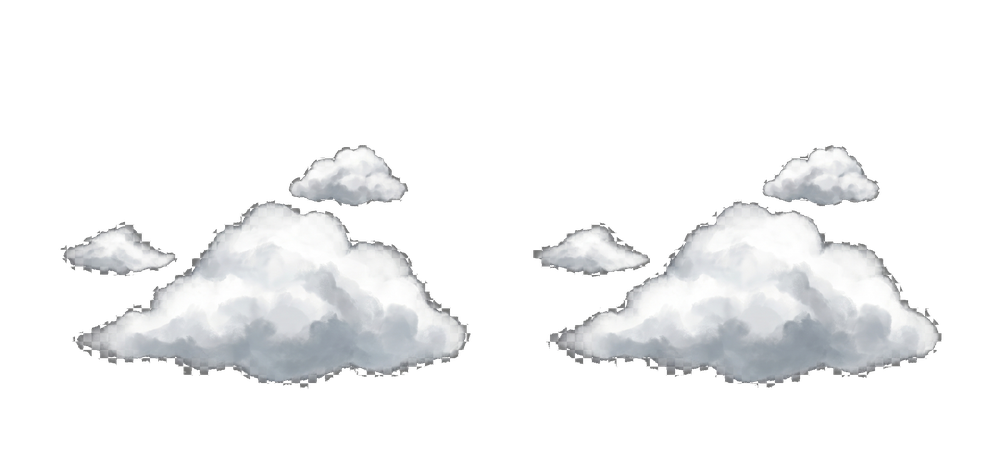
#> input picture tools/_backups/claud_clean.png, 1000 x 464 px, shrunk from 2816 x 1306 before the run, found by its file name
$ python crop_cloud.py
#> lines starting #> are read from the running program, lines starting #| are printed output that depends on the picture
from PIL import Image

IN = 'public/claud_clean.png'
OUT = 'public/claud_clean.png'

img = Image.open(IN)
#> img is the input picture: PIL image 1000x464 RGBA; mean R, G, B, A 45.3, 45.9, 46.5, 54.5
w, h = img.size
#> w = 1000; h = 464

# Crop 15% from bottom, keep left/right/top as is
crop_amount = int(h * 0.15)
#> crop_amount = 69
cropped = img.crop((0, 0, w, h - crop_amount))
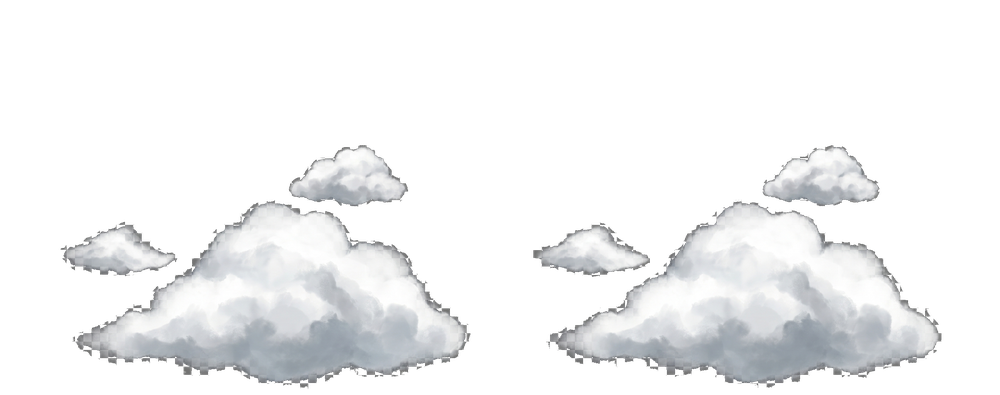
#> cropped: PIL image 1000x395 RGBA; mean R, G, B, A 53.2, 53.9, 54.6, 64; transparent parts drawn white

cropped.save(OUT)
print(f'Cropped image from bottom by {crop_amount}px. New size: {cropped.size}')
#| Cropped image from bottom by 69px. New size: (1000, 395)
